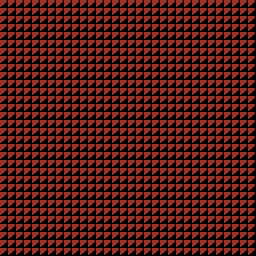

A 2D game scene composited from a Tiled map and its tileset images. What follows is a short description and the map's XML, with every tile layer's data as written:
An orthogonal 32x32 tile map with 8x8 px tiles, 1 tile layer (map0).

<map version="1.0" orientation="orthogonal" width="32" height="32" tilewidth="8" tileheight="8">
 <tileset firstgid="1" name="tileset" tilewidth="8" tileheight="8">
  <image source="sieben.png" width="256" height="256" />
 </tileset>
 <layer name="map0" width="32" height="32">
  <data encoding="csv">
1024,1024,1024,1024,1024,1024,1024,1024,1024,1024,1024,1024,1024,1024,1024,1024,1024,1024,1024,1024,1024,1024,1024,1024,1024,1024,1024,1024,1024,1024,1024,1024,
1024,1024,1024,1024,1024,1024,1024,1024,1024,1024,1024,1024,1024,1024,1024,1024,1024,1024,1024,1024,1024,1024,1024,1024,1024,1024,1024,1024,1024,1024,1024,1024,
1024,1024,1024,1024,1024,1024,1024,1024,1024,1024,1024,1024,1024,1024,1024,1024,1024,1024,1024,1024,1024,1024,1024,1024,1024,1024,1024,1024,1024,1024,1024,1024,
1024,1024,1024,1024,1024,1024,1024,1024,1024,1024,1024,1024,1024,1024,1024,1024,1024,1024,1024,1024,1024,1024,1024,1024,1024,1024,1024,1024,1024,1024,1024,1024,
1024,1024,1024,1024,1024,1024,1024,1024,1024,1024,1024,1024,1024,1024,1024,1024,1024,1024,1024,1024,1024,1024,1024,1024,1024,1024,1024,1024,1024,1024,1024,1024,
1024,1024,1024,1024,1024,1024,1024,1024,1024,1024,1024,1024,1024,1024,1024,1024,1024,1024,1024,1024,1024,1024,1024,1024,1024,1024,1024,1024,1024,1024,1024,1024,
1024,1024,1024,1024,1024,1024,1024,1024,1024,1024,1024,1024,1024,1024,1024,1024,1024,1024,1024,1024,1024,1024,1024,1024,1024,1024,1024,1024,1024,1024,1024,1024,
1024,1024,1024,1024,1024,1024,1024,1024,1024,1024,1024,1024,1024,1024,1024,1024,1024,1024,1024,1024,1024,1024,1024,1024,1024,1024,1024,1024,1024,1024,1024,1024,
1024,1024,1024,1024,1024,1024,1024,1024,1024,1024,1024,1024,1024,1024,1024,1024,1024,1024,1024,1024,1024,1024,1024,1024,1024,1024,1024,1024,1024,1024,1024,1024,
1024,1024,1024,1024,1024,1024,1024,1024,1024,1024,1024,1024,1024,1024,1024,1024,1024,1024,1024,1024,1024,1024,1024,1024,1024,1024,1024,1024,1024,1024,1024,1024,
1024,1024,1024,1024,1024,1024,1024,1024,1024,1024,1024,1024,1024,1024,1024,1024,1024,1024,1024,1024,1024,1024,1024,1024,1024,1024,1024,1024,1024,1024,1024,1024,
1024,1024,1024,1024,1024,1024,1024,1024,1024,1024,1024,1024,1024,1024,1024,1024,1024,1024,1024,1024,1024,1024,1024,1024,1024,1024,1024,1024,1024,1024,1024,1024,
1024,1024,1024,1024,1024,1024,1024,1024,1024,1024,1024,1024,1024,1024,1024,1024,1024,1024,1024,1024,1024,1024,1024,1024,1024,1024,1024,1024,1024,1024,1024,1024,
1024,1024,1024,1024,1024,1024,1024,1024,1024,1024,1024,1024,1024,1024,1024,1024,1024,1024,1024,1024,1024,1024,1024,1024,1024,1024,1024,1024,1024,1024,1024,1024,
1024,1024,1024,1024,1024,1024,1024,1024,1024,1024,1024,1024,1024,1024,1024,1024,1024,1024,1024,1024,1024,1024,1024,1024,1024,1024,1024,1024,1024,1024,1024,1024,
1024,1024,1024,1024,1024,1024,1024,1024,1024,1024,1024,1024,1024,1024,1024,1024,1024,1024,1024,1024,1024,1024,1024,1024,1024,1024,1024,1024,1024,1024,1024,1024,
1024,1024,1024,1024,1024,1024,1024,1024,1024,1024,1024,1024,1024,1024,1024,1024,1024,1024,1024,1024,1024,1024,1024,1024,1024,1024,1024,1024,1024,1024,1024,1024,
1024,1024,1024,1024,1024,1024,1024,1024,1024,1024,1024,1024,1024,1024,1024,1024,1024,1024,1024,1024,1024,1024,1024,1024,1024,1024,1024,1024,1024,1024,1024,1024,
1024,1024,1024,1024,1024,1024,1024,1024,1024,1024,1024,1024,1024,1024,1024,1024,1024,1024,1024,1024,1024,1024,1024,1024,1024,1024,1024,1024,1024,1024,1024,1024,
1024,1024,1024,1024,1024,1024,1024,1024,1024,1024,1024,1024,1024,1024,1024,1024,1024,1024,1024,1024,1024,1024,1024,1024,1024,1024,1024,1024,1024,1024,1024,1024,
1024,1024,1024,1024,1024,1024,1024,1024,1024,1024,1024,1024,1024,1024,1024,1024,1024,1024,1024,1024,1024,1024,1024,1024,1024,1024,1024,1024,1024,1024,1024,1024,
1024,1024,1024,1024,1024,1024,1024,1024,1024,1024,1024,1024,1024,1024,1024,1024,1024,1024,1024,1024,1024,1024,1024,1024,1024,1024,1024,1024,1024,1024,1024,1024,
1024,1024,1024,1024,1024,1024,1024,1024,1024,1024,1024,1024,1024,1024,1024,1024,1024,1024,1024,1024,1024,1024,1024,1024,1024,1024,1024,1024,1024,1024,1024,1024,
1024,1024,1024,1024,1024,1024,1024,1024,1024,1024,1024,1024,1024,1024,1024,1024,1024,1024,1024,1024,1024,1024,1024,1024,1024,1024,1024,1024,1024,1024,1024,1024,
1024,1024,1024,1024,1024,1024,1024,1024,1024,1024,1024,1024,1024,1024,1024,1024,1024,1024,1024,1024,1024,1024,1024,1024,1024,1024,1024,1024,1024,1024,1024,1024,
1024,1024,1024,1024,1024,1024,1024,1024,1024,1024,1024,1024,1024,1024,1024,1024,1024,1024,1024,1024,1024,1024,1024,1024,1024,1024,1024,1024,1024,1024,1024,1024,
1024,1024,1024,1024,1024,1024,1024,1024,1024,1024,1024,1024,1024,1024,1024,1024,1024,1024,1024,1024,1024,1024,1024,1024,1024,1024,1024,1024,1024,1024,1024,1024,
1024,1024,1024,1024,1024,1024,1024,1024,1024,1024,1024,1024,1024,1024,1024,1024,1024,1024,1024,1024,1024,1024,1024,1024,1024,1024,1024,1024,1024,1024,1024,1024,
1024,1024,1024,1024,1024,1024,1024,1024,1024,1024,1024,1024,1024,1024,1024,1024,1024,1024,1024,1024,1024,1024,1024,1024,1024,1024,1024,1024,1024,1024,1024,1024,
1024,1024,1024,1024,1024,1024,1024,1024,1024,1024,1024,1024,1024,1024,1024,1024,1024,1024,1024,1024,1024,1024,1024,1024,1024,1024,1024,1024,1024,1024,1024,1024,
1024,1024,1024,1024,1024,1024,1024,1024,1024,1024,1024,1024,1024,1024,1024,1024,1024,1024,1024,1024,1024,1024,1024,1024,1024,1024,1024,1024,1024,1024,1024,1024,
1024,1024,1024,1024,1024,1024,1024,1024,1024,1024,1024,1024,1024,1024,1024,1024,1024,1024,1024,1024,1024,1024,1024,1024,1024,1024,1024,1024,1024,1024,1024,1024
</data>
 </layer>
</map>
